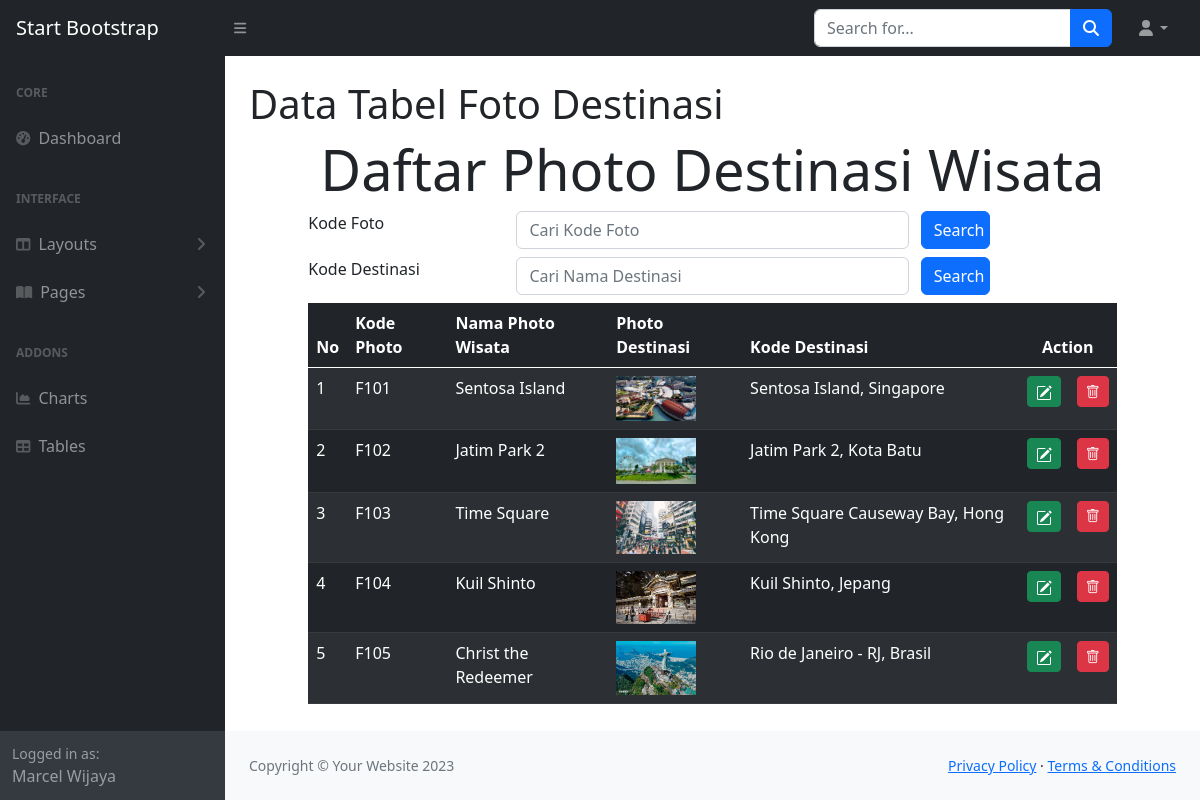
The page /tabelfotodes.php on the database its author committed.
### tables this page shows
CREATE TABLE `fotodestinasi` (
  `fotodestinasiKODE` char(4) NOT NULL,
  `fotodestinasiNAMA` char(120) NOT NULL,
  `fotodestinasiFILE` char(120) NOT NULL,
  `destinasiKODE` char(4) NOT NULL
);

CREATE TABLE `destinasib2` (
  `destinasiKODE` char(4) NOT NULL,
  `destinasiNAMA` varchar(120) NOT NULL,
  `destinasiKET` text NOT NULL,
  `destinasiFOTO` char(120) NOT NULL,
  `kategoriKODE` char(10) NOT NULL
);

### tabelfotodes.php (the view, shortened to what this page needs)
<!DOCTYPE html>
<html lang="en">
<head>
	<link rel = "stylesheet" type="text/css" href="css/bootstrap.min.css">
    <link rel="stylesheet" href="https://cdnjs.cloudflare.com/ajax/libs/select2/4.0.13/css/select2.min.css">
    <link rel="stylesheet" href="https://cdn.jsdelivr.net/npm/bootstrap-icons@1.10.2/font/bootstrap-icons.css">
	<link rel="stylesheet" type="text/css" href="css/bootstrap.min.css">
</head>
<?php
	include "include/config.php";
?>
<?php include "INCLUDE/head.php"?>
    <body class="sb-nav-fixed">
        <?php include "include/menunav.php"?>
        <div id="layoutSidenav">
<?php include "INCLUDE/menu.php"?>
            <div id="layoutSidenav_content">
                <main>
                    <div class="container-fluid px-4">
                        <h1 class="mt-4">Data Tabel Foto Destinasi</h1>
</div>
<div class="row">
	<div class="col-sm-1"></div>
	<div class="col-sm-10">
		<div class="jumbotron jumbotron-fluid">
			<div class="container">
				<h1 class="display-4">Daftar Photo Destinasi Wisata</h1>
			</div>
		</div>
<form method="POST">
    <div class="form-group row mb-2">
    <label for="search" class="col-sm-3">Kode Foto</label>
    <div class="col-sm-6">
        <input type="text" name="search" class="form-control" id="search"
        value="<?php if (isset($_POST["search"])) {echo $_POST["search"];}?>"
        placeholder="Cari Kode Foto">
    </div>
    <input type="submit" name="kirim" class="col-sm-1 btn btn-primary" value="Search">
    </div>
</form>
<form method="post">
	<div class="form-group row mb-2">
    <label for="search2" class="col-sm-3">Kode Destinasi</label>
    <div class="col-sm-6">
        <input type="text" name="search2" class="form-control" id="search2"
        value="<?php if (isset($_POST["search2"])) {echo $_POST["search2"];}?>"
        placeholder="Cari Nama Destinasi">
    </div>
    <input type="submit" name="kirim2" class="col-sm-1 btn btn-primary" value="Search">
    </div>
</form>
	<table class="table table-dark table-striped">
		<thead class="thead-dark">
			<tr>
				<th>No</th>
				<th>Kode Photo</th>
				<th>Nama Photo Wisata</th>
				<th>Photo Destinasi</th>
				<th>Kode Destinasi</th>
				<th colspan="2" style="text-align: center">Action</th>
			</tr>
		</thead>
		<tbody>
			<?php
			if (isset($_POST['kirim'])) {
				$search = $_POST["search"];
				$query = mysqli_query($connection,  "select * from fotodestinasi, destinasib2
				where fotodestinasiKODE like '%".$search."%' and fotodestinasi.destinasiKODE = destinasib2.destinasiKODE");
			} elseif (isset($_POST['kirim2'])) {
				$search2 = $_POST["search2"];
				$query = mysqli_query($connection,"select * from fotodestinasi, destinasib2
				where fotodestinasiNAMA like '%".$search2."%' and fotodestinasi.destinasiKODE = destinasib2.destinasiKODE");
			} else {
				$query = mysqli_query($connection, "select * from fotodestinasi, destinasib2
				where fotodestinasi.destinasiKODE = destinasib2.destinasiKODE");
			}
			$nomor = 1;
			while ($row = mysqli_fetch_array($query))
			{ ?>
				<tr>
					<td><?php echo $nomor;?></td>
					<td><?php echo $row['fotodestinasiKODE'];?></td>
					<td><?php echo $row['fotodestinasiNAMA'];?></td>
					<td>
						<?php if(is_file("images/".$row['fotodestinasiFILE']))
						{ ?>
							<img src="images/<?php echo $row['fotodestinasiFILE']?>" width="80">
						<?php } else
							echo "<img src='images/noimage.png' width='80'>"
						?>
					</td>
					<td><?php echo $row['destinasiNAMA'];?></td>
					<td width="5px">
						<a href="photoedit.php?ubah=<?php echo $row["fotodestinasiKODE"]?>"
						class="btn btn-success btn-sm" title="EDIT">
						</a>
					</td>
					<td width="5px">
						<a href="photohapus.php?hapus=<?php echo $row["fotodestinasiKODE"]?>"
						class="btn btn-danger btn-sm" title="HAPUS">
						<i class="bi bi-trash"></i>
					</td>
				</tr>
			<?php $nomor = $nomor + 1;?>
			<?php }	?>
		</tbody>
	</table>
	</div>
	<div class="col-sm-1"></div>
</div>
</main>
                <?php include "INCLUDE/footer.php"?>
            </div>
        </div>
</body>
</html>

### rows shown on the page
fotodestinasi: fotodestinasiKODE "F101", fotodestinasiNAMA "Sentosa Island", fotodestinasiFILE (picture), destinasib2.destinasiNAMA "Sentosa Island, Singapore"
fotodestinasi: fotodestinasiKODE "F102", fotodestinasiNAMA "Jatim Park 2", fotodestinasiFILE (picture), destinasib2.destinasiNAMA "Jatim Park 2, Kota Batu"
fotodestinasi: fotodestinasiKODE "F103", fotodestinasiNAMA "Time Square", fotodestinasiFILE (picture), destinasib2.destinasiNAMA "Time Square Causeway Bay, Hong Kong"
fotodestinasi: fotodestinasiKODE "F104", fotodestinasiNAMA "Kuil Shinto", fotodestinasiFILE (picture), destinasib2.destinasiNAMA "Kuil Shinto, Jepang"
fotodestinasi: fotodestinasiKODE "F105", fotodestinasiNAMA "Christ the Redeemer", fotodestinasiFILE (picture), destinasib2.destinasiNAMA "Rio de Janeiro - RJ, Brasil"
